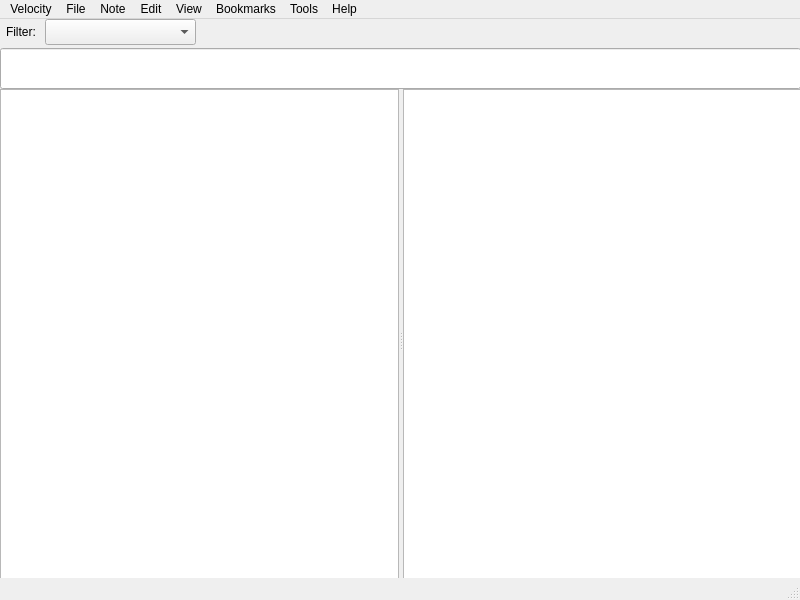
<?xml version="1.0" encoding="UTF-8"?>
<ui version="4.0">
 <class>MainWindow</class>
 <widget class="QMainWindow" name="MainWindow">
  <property name="geometry">
   <rect>
    <x>0</x>
    <y>0</y>
    <width>800</width>
    <height>600</height>
   </rect>
  </property>
  <property name="windowTitle">
   <string>MainWindow</string>
  </property>
  <widget class="QWidget" name="centralwidget">
   <widget class="QLineEdit" name="lineEdit">
    <property name="geometry">
     <rect>
      <x>0</x>
      <y>29</y>
      <width>801</width>
      <height>41</height>
     </rect>
    </property>
    <property name="styleSheet">
     <string notr="true"/>
    </property>
   </widget>
   <widget class="QComboBox" name="comboBox">
    <property name="geometry">
     <rect>
      <x>45</x>
      <y>0</y>
      <width>151</width>
      <height>26</height>
     </rect>
    </property>
   </widget>
   <widget class="QLabel" name="label">
    <property name="geometry">
     <rect>
      <x>6</x>
      <y>3</y>
      <width>41</width>
      <height>20</height>
     </rect>
    </property>
    <property name="text">
     <string>Filter:</string>
    </property>
   </widget>
   <widget class="QSplitter" name="splitter">
    <property name="geometry">
     <rect>
      <x>0</x>
      <y>70</y>
      <width>801</width>
      <height>501</height>
     </rect>
    </property>
    <property name="orientation">
     <enum>Qt::Horizontal</enum>
    </property>
    <widget class="QListWidget" name="listWidget"/>
    <widget class="QTextEdit" name="textEdit"/>
   </widget>
   <zorder>lineEdit</zorder>
   <zorder>textEdit</zorder>
   <zorder>listWidget</zorder>
   <zorder>comboBox</zorder>
   <zorder>label</zorder>
  </widget>
  <widget class="QMenuBar" name="menubar">
   <property name="geometry">
    <rect>
     <x>0</x>
     <y>0</y>
     <width>800</width>
     <height>22</height>
    </rect>
   </property>
   <widget class="QMenu" name="menuVelocity">
    <property name="title">
     <string>Velocity</string>
    </property>
    <addaction name="actionAbout"/>
    <addaction name="actionPreferences"/>
   </widget>
   <widget class="QMenu" name="menuFile">
    <property name="title">
     <string>File</string>
    </property>
   </widget>
   <widget class="QMenu" name="menuNote">
    <property name="title">
     <string>Note</string>
    </property>
    <addaction name="actionNew_Note"/>
    <addaction name="actionRename"/>
   </widget>
   <widget class="QMenu" name="menuEdit">
    <property name="title">
     <string>Edit</string>
    </property>
   </widget>
   <widget class="QMenu" name="menuView">
    <property name="title">
     <string>View</string>
    </property>
   </widget>
   <widget class="QMenu" name="menuBookmarks">
    <property name="title">
     <string>Bookmarks</string>
    </property>
   </widget>
   <widget class="QMenu" name="menuTools">
    <property name="title">
     <string>Tools</string>
    </property>
   </widget>
   <widget class="QMenu" name="menuHelp">
    <property name="title">
     <string>Help</string>
    </property>
   </widget>
   <addaction name="menuVelocity"/>
   <addaction name="menuFile"/>
   <addaction name="menuNote"/>
   <addaction name="menuEdit"/>
   <addaction name="menuView"/>
   <addaction name="menuBookmarks"/>
   <addaction name="menuTools"/>
   <addaction name="menuHelp"/>
  </widget>
  <widget class="QStatusBar" name="statusbar"/>
  <action name="actionAbout">
   <property name="text">
    <string>About</string>
   </property>
  </action>
  <action name="actionPreferences">
   <property name="text">
    <string>Preferences</string>
   </property>
  </action>
  <action name="actionNew_Note">
   <property name="text">
    <string>New Note</string>
   </property>
  </action>
  <action name="actionRename">
   <property name="text">
    <string>Rename</string>
   </property>
  </action>
 </widget>
 <resources/>
 <connections/>
</ui>
